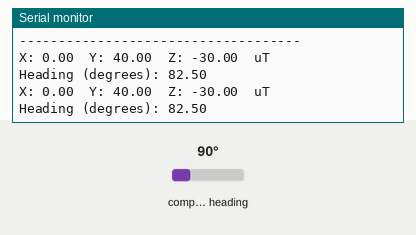
Recording of a sketch running on a simulated Arduino Uno, built with avr-gcc and run on an emulated ATmega328P. Shown: the last lines printed to the serial monitor. The inputs (shaded band) are chosen by the test bench; at power-on: compass heading 90°.

Above: at 1.7 s.
1.8 s: compass heading set to 7°
At 2.9 s:
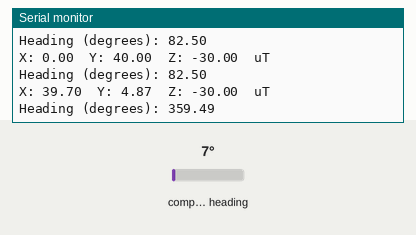
3.3 s: compass heading set to 180°
At 3.9 s:
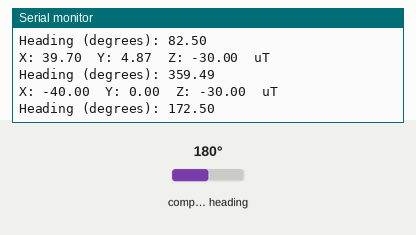
Timing chart, 0 to 6.3 s (numbered marks = the images above; inputs shaded):
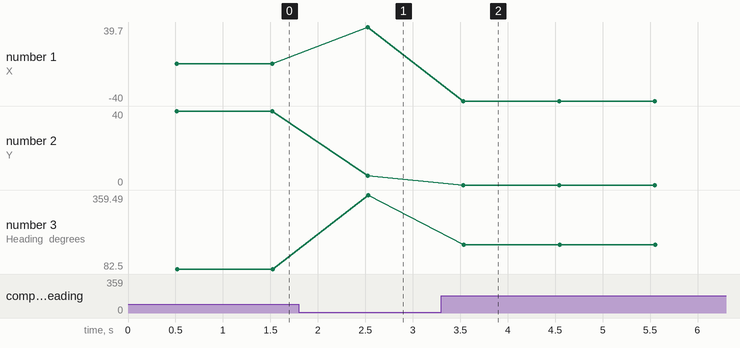

The sketch:

sample-DigitalCompass-HMC5883L.ino
```cpp
#include <Adafruit_HMC5883_U.h>

// 位置ごとの補正値(ラジアン)をセット（http://www.magnetic-declination.com/）
const float magneticDeclination = -0.1309;

Adafruit_HMC5883_Unified mag = Adafruit_HMC5883_Unified(1);

void setup() {
  Serial.begin(115200);
  Serial.println("\nStart\n");

  mag.begin();
  magShowSensorDetails();
  delay(500);
}

void loop() {
  Serial.print("X: "); Serial.print(getMagneticX()); Serial.print("  ");
  Serial.print("Y: "); Serial.print(getMagneticY()); Serial.print("  ");
  Serial.print("Z: "); Serial.print(getMagneticZ()); Serial.print("  ");
  Serial.println("uT");

  Serial.print("Heading (degrees): "); Serial.println(getHeadingDegrees());

  delay(1000);
}
```

DigitalCompass-HMC5883L.ino
```cpp
float getMagneticX() {
  sensors_event_t event;
  mag.getEvent(&event);
  return event.magnetic.x;
}

float getMagneticY() {
  sensors_event_t event;
  mag.getEvent(&event);
  return event.magnetic.y;
}

float getMagneticZ() {
  sensors_event_t event;
  mag.getEvent(&event);
  return event.magnetic.z;
}

float getHeadingDegrees() {
  sensors_event_t event;
  mag.getEvent(&event);

  float heading = atan2(event.magnetic.y, event.magnetic.x) + magneticDeclination;

  if(heading < 0) {
    heading += 2*PI;
  }
  if(heading > 2*PI) {
    heading -= 2*PI;
  }

  float headingDegrees = heading * 180/M_PI;
  return headingDegrees;
}

void magShowSensorDetails()
{
  sensor_t sensor;
  mag.getSensor(&sensor);
  Serial.println("------------------------------------");
  Serial.print  ("Sensor:       "); Serial.println(sensor.name);
  Serial.print  ("Driver Ver:   "); Serial.println(sensor.version);
  Serial.print  ("Unique ID:    "); Serial.println(sensor.sensor_id);
  Serial.print  ("Max Value:    "); Serial.print(sensor.max_value); Serial.println(" uT");
  Serial.print  ("Min Value:    "); Serial.print(sensor.min_value); Serial.println(" uT");
  Serial.print  ("Resolution:   "); Serial.print(sensor.resolution); Serial.println(" uT");
  Serial.println("------------------------------------");
  Serial.println("");
}
```

Measured:
- after the input at 1.8 s, the serial monitor: prints a new line after 0.73 s (image 1)
- after the input at 3.3 s, the serial monitor: prints a new line after 0.23 s (image 2)
- plotted number 1: 0 → 39.7 after the input at 1.8 s, 39.7 → -40 after the input at 3.3 s
- plotted number 2: 40 → 4.87 after the input at 1.8 s
- plotted number 3: 82.5 → 359.49 after the input at 1.8 s, 359.49 → 172.5 after the input at 3.3 s
